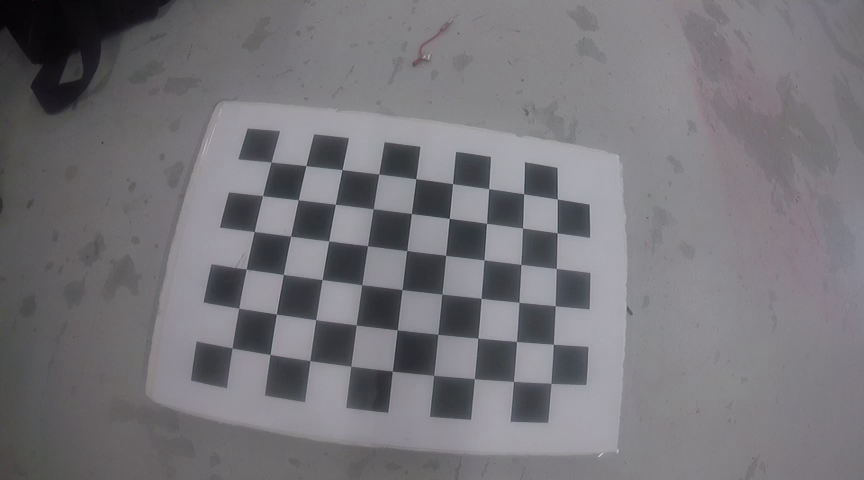
#> input picture workspaceRos/src/gopro_node/src/calib/mire_1.png, 864 x 480 px
$ python GoPro_calib_web_3.0.py   (Python 2 division)   (older library calls are emulated)
#> lines starting #> are read from the running program, lines starting #| are printed output that depends on the picture; after the words box and inside, x2 and y2 are one past the last pixel; in counts of white or black regions, pixels touching at a corner belong together
#Cam_calib_web.py
#Created by Chris Rillahan
#Last Updated: 02/02/2015
#Written with Python 2.7.2, OpenCV 3.0.0 and NumPy 1.8.0

#This program calculates the distortion parameters of a GoPro camera.
#A video must first be taken of a chessboard pattern moved to a variety of positions
#in the field of view with a GoPro.

import cv2, sys
import numpy as np

#Import Information
filename = 'GOPR0042.MP4'
#Input the number of board images to use for calibration (recommended: ~20)
n_boards = 10
#Input the number of squares on the board (width and height)
board_w = 9
board_h = 6
#Board dimensions (typically in cm)
board_dim = 25
#Image resolution
image_size = (864, 480)

#Crop mask
# A value of 0 will crop out all the black pixels.  This will result in a loss of some actual pixels.
# A value of 1 will leave in all the pixels.  This maybe useful if there is some important information
# at the corners.  Ideally, you will have to tweak this to see what works for you.
crop = 0.5


#The ImageCollect function requires two input parameters.  Filename is the name of the file
#in which checkerboard images will be collected from.  n_boards is the number of images of
#the checkerboard which are needed.  In the current writing of this function an additional 5
#images will be taken.  This ensures that the processing step has the correct number of images
#and can skip an image if the program has problems.

#This function loads the video file into a data space called video.  It then collects various
#meta-data about the file for later inputs.  The function then enters a loop in which it loops
#through each image, displays the image and waits for a fixed amount of time before displaying
#the next image.  The playback speed can be adjusted in the waitKey command.  During the loop
#checkerboard images can be collected by pressing the spacebar.  Each image will be saved as a
#*.png into the directory which stores this file.  The ESC key will terminate the function.
#The function will end once the correct number of images are collected or the video ends.
#For the processing step, try to collect all the images before the video ends.

# [45 lines left out: function ImageCollect, not called in this run]


#The ImageProcessing function performs the calibration of the camera based on the images
#collected during ImageCollect function.  This function will look for the images in the folder
#which contains this file.  The function inputs are the number of boards which will be used for
#calibration (n_boards), the number of squares on the checkerboard (board_w, board_h) as
#determined by the inside points (i.e. where the black squares touch).  board_dim is the actual
#size of the square, this should be an integer.  It is assumed that the checkerboard squares are
#square.

#This function first initializes a series of variables. Opts will store the true object points
#(i.e. checkerboard points).  Ipts will store the points as determined by the calibration images.
#The function then loops through each image.  Each image is converted to grayscale, and the
#checkerboard corners are located.  If it is successful at finding the correct number of corners
#then the true points and the measured points are stored into opts and ipts, respectively. The
#image with the checkerboard points are then displays.  If the points are not found that image
#is skipped.  Once the desired number of checkerboard points are acquired the calibration
#parameters (intrinsic matrix and distortion coefficients) are calculated.

#The distortion parameter are saved into a numpy file (calibration_data.npz).  The total
#total reprojection error is calculated by comparing the "true" checkerboard points to the
#image measured points once the image is undistorted.  The total reprojection error should be
#close to zero.

#Finally the function will go through the calbration images and display the undistorted image.

def ImageProcessing(n_boards, board_w, board_h, board_dim):
    #Initializing variables
#> called with n_boards = 10, board_w = 9, board_h = 6, board_dim = 25
    board_n = board_w * board_h
    opts = []
    ipts = []
    npts = np.zeros((n_boards, 1), np.int32)
    intrinsic_matrix = np.zeros((3, 3), np.float32)
    distCoeffs = np.zeros((5, 1), np.float32)
    criteria = (cv2.TERM_CRITERIA_EPS + cv2.TERM_CRITERIA_MAX_ITER, 30, 0.1)

    # prepare object points based on the actual dimensions of the calibration board
    # like (0,0,0), (25,0,0), (50,0,0) ....,(200,125,0)
    objp = np.zeros((board_h*board_w,3), np.float32)
    objp[:,:2] = np.mgrid[0:(board_w*board_dim):board_dim,0:(board_h*board_dim):board_dim].T.reshape(-1,2)

    #Loop through the images.  Find checkerboard corners and save the data to ipts.
    for i in range(1, n_boards + 1):

        #Loading images
        print 'Loading... Calibration_Image' + str(i) + '.png'
        image = cv2.imread('calib/mire_' + str(i) + '.png')
#> image is the input picture: shape (480, 864, 3); mean B, G, R 121.3, 116.4, 118.5

        #Converting to grayscale
        grey_image = cv2.cvtColor(image, cv2.COLOR_RGB2GRAY)

        #Find chessboard corners
        found, corners = cv2.findChessboardCorners(grey_image, (board_w,board_h),cv2.CALIB_CB_ADAPTIVE_THRESH + cv2.CALIB_CB_NORMALIZE_IMAGE)
#> found = True; corners = 54 rows, first 8: [271.1, 162], [305.9, 165.5], [342, 169.5], [378.6, 174], [415.8, 178.7], [452.5, 183.6], [488.6, 188.5], [523.6, 193.8]
        print (found)
#| True

        if found == True:

            #Add the "true" checkerboard corners
            opts.append(objp)

            #Improve the accuracy of the checkerboard corners found in the image and save them to the ipts variable.
            cv2.cornerSubPix(grey_image, corners, (20, 20), (-1, -1), criteria)
            ipts.append(corners)

            #Draw chessboard corners
            cv2.drawChessboardCorners(image, (board_w, board_h), corners, found)
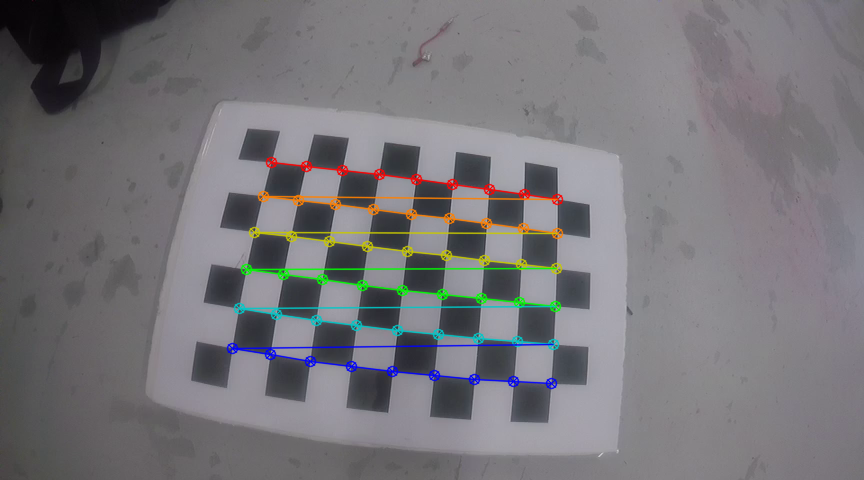
#> image: shape (480, 864, 3); 3.43% of pixels changed, all inside (x1, y1, x2, y2) = (226, 156, 564, 390)

            #Show the image with the chessboard corners overlaid.
            cv2.imshow("Corners", image)

        char = cv2.waitKey(0)
#> (key Esc is pressed here)
#> pass 2 of the loop in ImageProcessing, `for i in range(1, n_boards + 1):`:
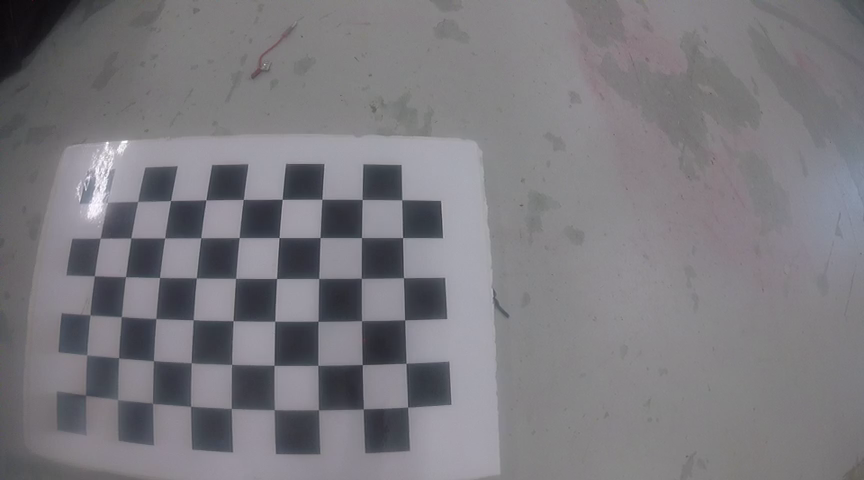
#> input picture workspaceRos/src/gopro_node/src/calib/mire_2.png, 864 x 480 px
#> in ImageProcessing, image is the input picture: shape (480, 864, 3); mean B, G, R 126.9, 121.9, 123.7
#> corners = 54 rows, first 8: [114, 210], [137.4, 201.5], [170.7, 200.4], [205.7, 199.8], [243, 199.6], [282.3, 199.3], [321.8, 199.4], [362.2, 199.6]
#| True
#> in ImageProcessing, `cv2.drawChessboardCorners(image, (board_w, board_h), corners, found)`:
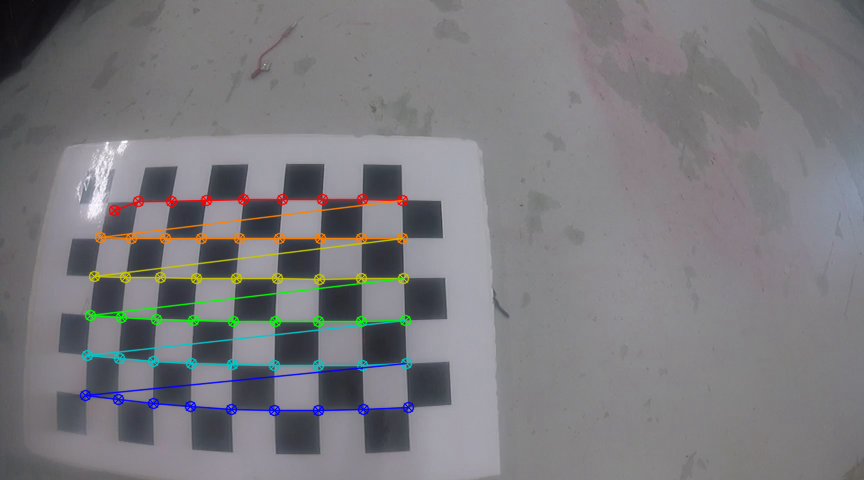
#> image: shape (480, 864, 3); 3.47% of pixels changed, all inside (x1, y1, x2, y2) = (79, 193, 415, 417)
#> (key Enter is pressed here)

    cv2.destroyWindow("Corners")

    print ''
    print 'Finished processes images.'

    #Calibrate the camera
    print 'Running Calibrations...'
    print(' ')
    ret, intrinsic_matrix, distCoeff, rvecs, tvecs = cv2.calibrateCamera(opts, ipts, grey_image.shape[::-1],None,None)

    #Save matrices
    print('Intrinsic Matrix: ')
    print(str(intrinsic_matrix))
    print(' ')
    print('Distortion Coefficients: ')
    print(str(distCoeff))
    print(' ')

    #Save data
    print 'Saving data file...'
    np.savez('calibration_data', distCoeff=distCoeff, intrinsic_matrix=intrinsic_matrix)
    print 'Calibration complete'

    #Calculate the total reprojection error.  The closer to zero the better.
    tot_error = 0
    for i in xrange(len(opts)):
        imgpoints2, _ = cv2.projectPoints(opts[i], rvecs[i], tvecs[i], intrinsic_matrix, distCoeff)
        error = cv2.norm(ipts[i],imgpoints2, cv2.NORM_L2)/len(imgpoints2)
        tot_error += error

    print "total reprojection error: ", tot_error/len(opts)

    #Undistort Images

    #Scale the images and create a rectification map.
    newMat, ROI = cv2.getOptimalNewCameraMatrix(intrinsic_matrix, distCoeff, image_size, alpha = crop, centerPrincipalPoint = 1)
    mapx, mapy = cv2.initUndistortRectifyMap(intrinsic_matrix, distCoeff, None, newMat, image_size, m1type = cv2.CV_32FC1)
    print("ROI : ", ROI)

    for i in range(1, n_boards + 1):

        #Loading images
        print 'Loading... Calibration_Image' + str(i) + '.png'
        image = cv2.imread('calib/mire_' + str(i) + '.png')

        # undistort
        dst = cv2.remap(image, mapx, mapy, cv2.INTER_LINEAR)

        cv2.imshow('Undisorted Image',dst)

        char = cv2.waitKey(0)


    cv2.destroyAllWindows()


print("Starting camera calibration....")
print("Step 1: Image Collection")
print("We will playback the calibration video.  Press the spacebar to save")
print("calibration images.")
print(" ")
print('We will collect ' + str(n_boards) + ' calibration images.')

#ImageCollect(filename, n_boards)

print(' ')
print('All the calibration images are collected.')
print('------------------------------------------------------------------------')
print('Step 2: Calibration')
print('We will analyze the images take and calibrate the camera.')
print('Press the esc button to close the image windows as they appear.')
print(' ')

#> (the run stopped early here; a loop or call above may not have finished)
